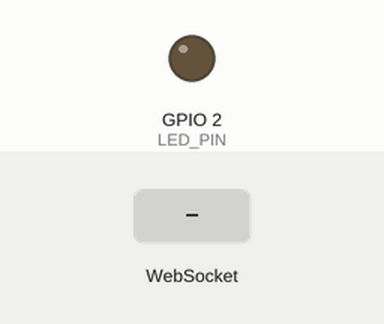
This program was run on a simulated ESP32. Shown: output pins drawn as LEDs (lit = HIGH). The test bench sets the inputs (shaded band). What the program prints to the serial monitor is not drawn.

Above: at 1.2 s.
1.3 s: WebSocket text "LED_ON" received
At 2.1 s:
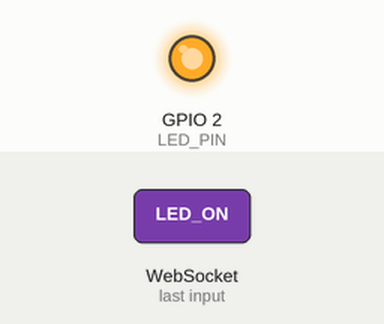
2.8 s: WebSocket text "LED_OFF" received
At 3.3 s:
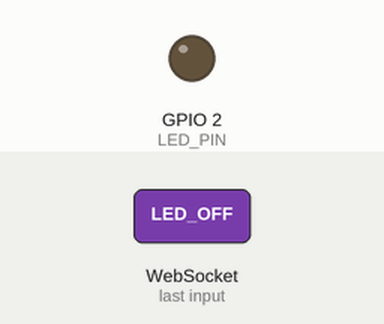
Timing chart, 0 to 5.8 s (numbered marks = the images above; inputs shaded):
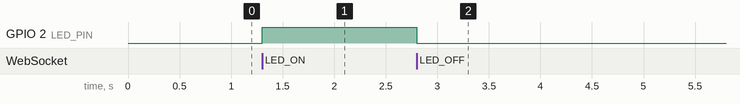

The program:

main.cpp
```cpp
#include <Arduino.h>
#include <WiFi.h>
#include <ESPAsyncWebServer.h>

#define LED_PIN 2

const char* ssid = "Robot_Telemetria_AP";
const char* password = "tecvictoria";

AsyncWebServer server(80);
AsyncWebSocket ws("/ws");

// Temporizador no bloqueante para el envío de telemetría (cada 1 segundo)
unsigned long lastTelemetryTime = 0;
const unsigned long telemetryInterval = 1000;

// Interfaz Web Embebida
const char index_html[] PROGMEM = R"rawliteral(
<!DOCTYPE html>
<html lang="es">
<head>
  <meta charset="UTF-8">
  <meta name="viewport" content="width=device-width, initial-scale=1.0">
  <title>Telemetría y Control WebSocket</title>
  <style>
    * {
      -webkit-touch-callout: none;
      -webkit-user-select: none;
      user-select: none;
      box-sizing: border-box;
    }
    body {
      font-family: Arial, sans-serif;
      text-align: center;
      background-color: #1a1a24;
      color: #ffffff;
      margin: 0;
      padding: 20px;
    }
    h2 { margin-bottom: 20px; font-size: 22px; }

    .card {
      background: #282838;
      border-radius: 12px;
      padding: 20px;
      max-width: 320px;
      margin: 15px auto;
      box-shadow: 0 4px 10px rgba(0,0,0,0.3);
    }
    .metric-title { font-size: 14px; color: #a0a0b0; text-transform: uppercase; letter-spacing: 1px; }
    .metric-value { font-size: 44px; font-weight: bold; color: #00d2d3; margin: 10px 0; }
    .metric-unit { font-size: 20px; color: #888; }

    .btn {
      padding: 14px 28px;
      font-size: 16px;
      font-weight: bold;
      border: none;
      border-radius: 8px;
      margin: 8px;
      cursor: pointer;
      transition: transform 0.1s, opacity 0.2s;
    }
    .btn:active { transform: scale(0.96); }
    .btn-on { background-color: #10ac84; color: white; }
    .btn-off { background-color: #ee5253; color: white; }

    .status { font-size: 13px; color: #888; margin-top: 15px; }
  </style>
</head>
<body oncontextmenu="return false;">
  <h2>ESP32: Bidireccionalidad WebSocket</h2>

  <!-- Bloque Servidor -> Cliente (Telemetría de Temperatura) -->
  <div class="card">
    <div class="metric-title">Temperatura Interna ESP32</div>
    <div class="metric-value">
      <span id="temp-val">--</span><span class="metric-unit"> °C</span>
    </div>
  </div>

  <!-- Bloque Cliente -> Servidor (Control de Actuador) -->
  <div class="card">
    <div class="metric-title">Control del Actuador (LED)</div>
    <div style="margin-top: 15px;">
      <button class="btn btn-on" onclick="sendCmd('LED_ON')">Encender</button>
      <button class="btn btn-off" onclick="sendCmd('LED_OFF')">Apagar</button>
    </div>
  </div>

  <div class="status" id="ws-status">Conectando...</div>

  <script>
    document.addEventListener('contextmenu', e => e.preventDefault());

    let gateway = `ws://${window.location.hostname}/ws`;
    let websocket;

    function initWebSocket() {
      websocket = new WebSocket(gateway);

      websocket.onopen = () => {
        document.getElementById('ws-status').innerText = 'Enlace WebSocket Activo';
      };

      websocket.onclose = () => {
        document.getElementById('ws-status').innerText = 'Desconectado. Reconectando...';
        setTimeout(initWebSocket, 2000);
      };

      // Recepción de datos Servidor -> Cliente
      websocket.onmessage = (event) => {
        let msg = event.data;
        if (msg.startsWith("TEMP:")) {
          let temp = msg.split(":")[1];
          document.getElementById('temp-val').innerText = temp;
        }
      };
    }

    // Envío de datos Cliente -> Servidor
    function sendCmd(cmd) {
      if (websocket && websocket.readyState === WebSocket.OPEN) {
        websocket.send(cmd);
      }
    }

    window.addEventListener('load', initWebSocket);
  </script>
</body>
</html>
)rawliteral";

// Procesa mensajes entrantes del Cliente
void handleWebSocketMessage(void *arg, uint8_t *data, size_t len) {
  AwsFrameInfo *info = (AwsFrameInfo*)arg;
  if (info->final && info->index == 0 && info->len == len && info->opcode == WS_TEXT) {
    data[len] = 0;
    String message = (char*)data;

    if (message == "LED_ON") {
      digitalWrite(LED_PIN, HIGH);
    } else if (message == "LED_OFF") {
      digitalWrite(LED_PIN, LOW);
    }
  }
}

void onEvent(AsyncWebSocket *server, AsyncWebSocketClient *client, AwsEventType type,
             void *arg, uint8_t *data, size_t len) {
  if (type == WS_EVT_DATA) {
    handleWebSocketMessage(arg, data, len);
  }
}

void setup() {
  Serial.begin(115200);
  pinMode(LED_PIN, OUTPUT);
  digitalWrite(LED_PIN, LOW);

  WiFi.softAP(ssid, password);
  Serial.print("Punto de acceso: ");
  Serial.println(ssid);
  Serial.print("IP: http://");
  Serial.println(WiFi.softAPIP());

  ws.onEvent(onEvent);
  server.addHandler(&ws);

  server.on("/", HTTP_GET, [](AsyncWebServerRequest *request){
    request->send_P(200, "text/html", index_html);
  });

  server.begin();
}

void loop() {
  ws.cleanupClients();

  // Emisión periódica de telemetría (Servidor -> Todos los Clientes)
  if (millis() - lastTelemetryTime >= telemetryInterval) {
    lastTelemetryTime = millis();

    // Lectura del sensor térmico on-chip del ESP32
    float tempC = temperatureRead();

    // Mensaje en formato "TEMP:XX.X"
    char buffer[20];
    snprintf(buffer, sizeof(buffer), "TEMP:%.1f", tempC);

    // Difusión vía WebSocket a los navegadores conectados
    ws.textAll(buffer);
  }
}
```

Measured:
- after the input at 1.3 s, GPIO 2 (LED_PIN): LOW → HIGH at once
- after the input at 2.8 s, GPIO 2 (LED_PIN): HIGH → LOW at once
